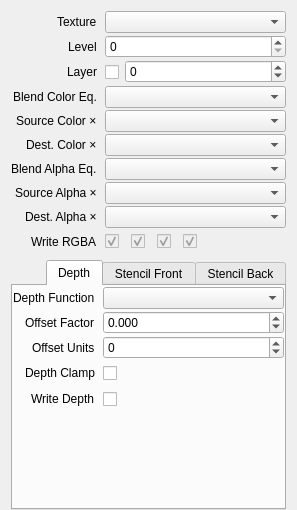
<?xml version="1.0" encoding="UTF-8"?>
<ui version="4.0">
 <class>AttachmentProperties</class>
 <widget class="QWidget" name="AttachmentProperties">
  <property name="geometry">
   <rect>
    <x>0</x>
    <y>0</y>
    <width>297</width>
    <height>510</height>
   </rect>
  </property>
  <layout class="QVBoxLayout" name="verticalLayout">
   <property name="bottomMargin">
    <number>0</number>
   </property>
   <item>
    <layout class="QFormLayout" name="formLayout">
     <property name="labelAlignment">
      <set>Qt::AlignRight|Qt::AlignTrailing|Qt::AlignVCenter</set>
     </property>
     <property name="horizontalSpacing">
      <number>8</number>
     </property>
     <property name="verticalSpacing">
      <number>2</number>
     </property>
     <property name="leftMargin">
      <number>0</number>
     </property>
     <property name="topMargin">
      <number>0</number>
     </property>
     <property name="rightMargin">
      <number>0</number>
     </property>
     <property name="bottomMargin">
      <number>0</number>
     </property>
     <item row="0" column="0">
      <widget class="QLabel" name="labelTexture">
       <property name="text">
        <string>Texture</string>
       </property>
       <property name="indent">
        <number>44</number>
       </property>
      </widget>
     </item>
     <item row="0" column="1">
      <widget class="ReferenceComboBox" name="texture"/>
     </item>
     <item row="1" column="0">
      <widget class="QLabel" name="labelLevel">
       <property name="text">
        <string>Level</string>
       </property>
      </widget>
     </item>
     <item row="1" column="1">
      <widget class="QSpinBox" name="level"/>
     </item>
     <item row="2" column="0">
      <widget class="QLabel" name="labelLayer">
       <property name="text">
        <string>Layer</string>
       </property>
      </widget>
     </item>
     <item row="3" column="0">
      <widget class="QLabel" name="labelBlendColorEq">
       <property name="text">
        <string>Blend Color Eq.</string>
       </property>
      </widget>
     </item>
     <item row="3" column="1">
      <widget class="DataComboBox" name="blendColorEq"/>
     </item>
     <item row="4" column="0">
      <widget class="QLabel" name="labelBlendColorSource">
       <property name="text">
        <string>&lt;html&gt;Source Color &amp;#215;&lt;/html&gt;</string>
       </property>
      </widget>
     </item>
     <item row="4" column="1">
      <widget class="DataComboBox" name="blendColorSource"/>
     </item>
     <item row="5" column="0">
      <widget class="QLabel" name="labelBlendColorDest">
       <property name="text">
        <string>&lt;html&gt;Dest. Color &amp;#215;&lt;/html&gt;</string>
       </property>
      </widget>
     </item>
     <item row="5" column="1">
      <widget class="DataComboBox" name="blendColorDest"/>
     </item>
     <item row="6" column="0">
      <widget class="QLabel" name="labelBlendAlphaEq">
       <property name="text">
        <string>Blend Alpha Eq.</string>
       </property>
      </widget>
     </item>
     <item row="6" column="1">
      <widget class="DataComboBox" name="blendAlphaEq"/>
     </item>
     <item row="7" column="0">
      <widget class="QLabel" name="labelBlendAlphaSource">
       <property name="text">
        <string>&lt;html&gt;Source Alpha &amp;#215;&lt;/html&gt;</string>
       </property>
      </widget>
     </item>
     <item row="7" column="1">
      <widget class="DataComboBox" name="blendAlphaSource"/>
     </item>
     <item row="8" column="0">
      <widget class="QLabel" name="labelBlendAlphaDest">
       <property name="text">
        <string>&lt;html&gt;Dest. Alpha &amp;#215;&lt;/html&gt;</string>
       </property>
      </widget>
     </item>
     <item row="8" column="1">
      <widget class="DataComboBox" name="blendAlphaDest"/>
     </item>
     <item row="9" column="0">
      <widget class="QLabel" name="labelColorWriteMask">
       <property name="text">
        <string>Write RGBA</string>
       </property>
      </widget>
     </item>
     <item row="9" column="1">
      <widget class="QWidget" name="colorWriteMask" native="true">
       <property name="enabled">
        <bool>false</bool>
       </property>
       <property name="minimumSize">
        <size>
         <width>0</width>
         <height>24</height>
        </size>
       </property>
       <layout class="QHBoxLayout">
        <property name="spacing">
         <number>12</number>
        </property>
        <property name="leftMargin">
         <number>0</number>
        </property>
        <property name="topMargin">
         <number>0</number>
        </property>
        <property name="rightMargin">
         <number>0</number>
        </property>
        <property name="bottomMargin">
         <number>0</number>
        </property>
        <item>
         <widget class="QCheckBox" name="writeMaskR">
          <property name="text">
           <string/>
          </property>
          <property name="checked">
           <bool>true</bool>
          </property>
         </widget>
        </item>
        <item>
         <widget class="QCheckBox" name="writeMaskG">
          <property name="text">
           <string/>
          </property>
          <property name="checked">
           <bool>true</bool>
          </property>
         </widget>
        </item>
        <item>
         <widget class="QCheckBox" name="writeMaskB">
          <property name="text">
           <string/>
          </property>
          <property name="checked">
           <bool>true</bool>
          </property>
         </widget>
        </item>
        <item>
         <widget class="QCheckBox" name="writeMaskA">
          <property name="text">
           <string/>
          </property>
          <property name="checked">
           <bool>true</bool>
          </property>
         </widget>
        </item>
        <item>
         <spacer name="horizontalSpacer">
          <property name="orientation">
           <enum>Qt::Horizontal</enum>
          </property>
          <property name="sizeHint" stdset="0">
           <size>
            <width>0</width>
            <height>0</height>
           </size>
          </property>
         </spacer>
        </item>
       </layout>
      </widget>
     </item>
     <item row="2" column="1">
      <widget class="QWidget" name="layerWidget" native="true">
       <layout class="QHBoxLayout" name="horizontalLayout">
        <property name="leftMargin">
         <number>0</number>
        </property>
        <property name="topMargin">
         <number>0</number>
        </property>
        <property name="rightMargin">
         <number>0</number>
        </property>
        <property name="bottomMargin">
         <number>0</number>
        </property>
        <item>
         <widget class="QCheckBox" name="layered">
          <property name="minimumSize">
           <size>
            <width>0</width>
            <height>24</height>
           </size>
          </property>
         </widget>
        </item>
        <item>
         <widget class="QSpinBox" name="layer">
          <property name="sizePolicy">
           <sizepolicy hsizetype="Expanding" vsizetype="Fixed">
            <horstretch>0</horstretch>
            <verstretch>0</verstretch>
           </sizepolicy>
          </property>
          <property name="minimum">
           <number>-1</number>
          </property>
         </widget>
        </item>
       </layout>
      </widget>
     </item>
    </layout>
   </item>
   <item>
    <widget class="QTabWidget" name="tabDepthStencil">
     <property name="layoutDirection">
      <enum>Qt::RightToLeft</enum>
     </property>
     <property name="currentIndex">
      <number>2</number>
     </property>
     <property name="elideMode">
      <enum>Qt::ElideRight</enum>
     </property>
     <property name="usesScrollButtons">
      <bool>false</bool>
     </property>
     <property name="tabBarAutoHide">
      <bool>true</bool>
     </property>
     <widget class="QWidget" name="tabStencilBack">
      <property name="layoutDirection">
       <enum>Qt::LeftToRight</enum>
      </property>
      <attribute name="title">
       <string>Stencil Back</string>
      </attribute>
      <layout class="QVBoxLayout" name="verticalLayout3">
       <property name="spacing">
        <number>0</number>
       </property>
       <property name="leftMargin">
        <number>0</number>
       </property>
       <property name="topMargin">
        <number>0</number>
       </property>
       <property name="rightMargin">
        <number>0</number>
       </property>
       <property name="bottomMargin">
        <number>0</number>
       </property>
       <item>
        <layout class="QFormLayout" name="formLayout3">
         <property name="labelAlignment">
          <set>Qt::AlignRight|Qt::AlignTrailing|Qt::AlignVCenter</set>
         </property>
         <property name="horizontalSpacing">
          <number>8</number>
         </property>
         <property name="verticalSpacing">
          <number>2</number>
         </property>
         <item row="0" column="0">
          <widget class="QLabel" name="labelStencilBackReference">
           <property name="text">
            <string>Reference</string>
           </property>
          </widget>
         </item>
         <item row="0" column="1">
          <widget class="QSpinBox" name="stencilBackReference">
           <property name="minimum">
            <number>-128</number>
           </property>
           <property name="maximum">
            <number>255</number>
           </property>
          </widget>
         </item>
         <item row="1" column="0">
          <widget class="QLabel" name="labelStencilBackReadMask">
           <property name="text">
            <string>Read Mask</string>
           </property>
          </widget>
         </item>
         <item row="2" column="0">
          <widget class="QLabel" name="labelStencilBackComparisonFunc">
           <property name="text">
            <string>Stencil Function</string>
           </property>
          </widget>
         </item>
         <item row="1" column="1">
          <widget class="QSpinBox" name="stencilBackReadMask">
           <property name="maximum">
            <number>255</number>
           </property>
          </widget>
         </item>
         <item row="2" column="1">
          <widget class="DataComboBox" name="stencilBackComparisonFunc"/>
         </item>
         <item row="3" column="0">
          <widget class="QLabel" name="labelStencilBackFailOp">
           <property name="text">
            <string>Stencil Fail Op.</string>
           </property>
          </widget>
         </item>
         <item row="3" column="1">
          <widget class="DataComboBox" name="stencilBackFailOp"/>
         </item>
         <item row="4" column="0">
          <widget class="QLabel" name="labelStencilBackDepthFailOp">
           <property name="text">
            <string>Depth Fail Op.</string>
           </property>
          </widget>
         </item>
         <item row="4" column="1">
          <widget class="DataComboBox" name="stencilBackDepthFailOp"/>
         </item>
         <item row="5" column="1">
          <widget class="DataComboBox" name="stencilBackDepthPassOp"/>
         </item>
         <item row="5" column="0">
          <widget class="QLabel" name="labelStencilBackDepthPassOp">
           <property name="text">
            <string>Depth Pass Op.</string>
           </property>
          </widget>
         </item>
         <item row="6" column="0">
          <widget class="QLabel" name="labelStencilBackWriteMask">
           <property name="text">
            <string>Write Mask</string>
           </property>
          </widget>
         </item>
         <item row="6" column="1">
          <widget class="QSpinBox" name="stencilBackWriteMask">
           <property name="maximum">
            <number>255</number>
           </property>
          </widget>
         </item>
        </layout>
       </item>
      </layout>
     </widget>
     <widget class="QWidget" name="tabStencilFront">
      <property name="layoutDirection">
       <enum>Qt::LeftToRight</enum>
      </property>
      <attribute name="title">
       <string>Stencil Front</string>
      </attribute>
      <layout class="QVBoxLayout" name="verticalLayout2">
       <property name="spacing">
        <number>0</number>
       </property>
       <property name="leftMargin">
        <number>0</number>
       </property>
       <property name="topMargin">
        <number>0</number>
       </property>
       <property name="rightMargin">
        <number>0</number>
       </property>
       <property name="bottomMargin">
        <number>0</number>
       </property>
       <item>
        <layout class="QFormLayout" name="formLayout2">
         <property name="labelAlignment">
          <set>Qt::AlignRight|Qt::AlignTrailing|Qt::AlignVCenter</set>
         </property>
         <property name="horizontalSpacing">
          <number>8</number>
         </property>
         <property name="verticalSpacing">
          <number>2</number>
         </property>
         <item row="0" column="0">
          <widget class="QLabel" name="labelStencilReference">
           <property name="text">
            <string>Reference</string>
           </property>
          </widget>
         </item>
         <item row="0" column="1">
          <widget class="QSpinBox" name="stencilReference">
           <property name="minimum">
            <number>-128</number>
           </property>
           <property name="maximum">
            <number>255</number>
           </property>
          </widget>
         </item>
         <item row="1" column="0">
          <widget class="QLabel" name="labelStencilReadMask">
           <property name="text">
            <string>Read Mask</string>
           </property>
          </widget>
         </item>
         <item row="2" column="0">
          <widget class="QLabel" name="labelStencilComparisonFunc">
           <property name="text">
            <string>Stencil Function</string>
           </property>
          </widget>
         </item>
         <item row="1" column="1">
          <widget class="QSpinBox" name="stencilReadMask">
           <property name="maximum">
            <number>255</number>
           </property>
          </widget>
         </item>
         <item row="2" column="1">
          <widget class="DataComboBox" name="stencilComparisonFunc"/>
         </item>
         <item row="3" column="0">
          <widget class="QLabel" name="labelStencilFailOp">
           <property name="text">
            <string>Stencil Fail Op.</string>
           </property>
          </widget>
         </item>
         <item row="3" column="1">
          <widget class="DataComboBox" name="stencilFailOp"/>
         </item>
         <item row="4" column="0">
          <widget class="QLabel" name="labelStencilDepthFailOp">
           <property name="text">
            <string>Depth Fail Op.</string>
           </property>
          </widget>
         </item>
         <item row="4" column="1">
          <widget class="DataComboBox" name="stencilDepthFailOp"/>
         </item>
         <item row="5" column="1">
          <widget class="DataComboBox" name="stencilDepthPassOp"/>
         </item>
         <item row="5" column="0">
          <widget class="QLabel" name="labelStencilDepthPassOp">
           <property name="text">
            <string>Depth Pass Op.</string>
           </property>
          </widget>
         </item>
         <item row="6" column="0">
          <widget class="QLabel" name="labelStencilWriteMask">
           <property name="text">
            <string>Write Mask</string>
           </property>
          </widget>
         </item>
         <item row="6" column="1">
          <widget class="QSpinBox" name="stencilWriteMask">
           <property name="maximum">
            <number>255</number>
           </property>
          </widget>
         </item>
        </layout>
       </item>
      </layout>
     </widget>
     <widget class="QWidget" name="tabDepth">
      <property name="layoutDirection">
       <enum>Qt::LeftToRight</enum>
      </property>
      <attribute name="title">
       <string>Depth</string>
      </attribute>
      <layout class="QVBoxLayout" name="verticalLayout_4">
       <property name="spacing">
        <number>0</number>
       </property>
       <property name="leftMargin">
        <number>0</number>
       </property>
       <property name="topMargin">
        <number>1</number>
       </property>
       <property name="rightMargin">
        <number>0</number>
       </property>
       <property name="bottomMargin">
        <number>0</number>
       </property>
       <item>
        <layout class="QFormLayout" name="formLayout4">
         <property name="labelAlignment">
          <set>Qt::AlignRight|Qt::AlignTrailing|Qt::AlignVCenter</set>
         </property>
         <property name="horizontalSpacing">
          <number>8</number>
         </property>
         <property name="verticalSpacing">
          <number>2</number>
         </property>
         <item row="0" column="0">
          <widget class="QLabel" name="labelDepthComparisonFunc">
           <property name="text">
            <string>Depth Function</string>
           </property>
          </widget>
         </item>
         <item row="0" column="1">
          <widget class="DataComboBox" name="depthComparisonFunc"/>
         </item>
         <item row="1" column="0">
          <widget class="QLabel" name="labelOffsetFactor">
           <property name="text">
            <string>Offset Factor</string>
           </property>
          </widget>
         </item>
         <item row="1" column="1">
          <widget class="QDoubleSpinBox" name="depthOffsetFactor">
           <property name="decimals">
            <number>3</number>
           </property>
           <property name="minimum">
            <double>-1000.000000000000000</double>
           </property>
           <property name="maximum">
            <double>1000.000000000000000</double>
           </property>
           <property name="singleStep">
            <double>0.001000000000000</double>
           </property>
          </widget>
         </item>
         <item row="2" column="0">
          <widget class="QLabel" name="labelOffsetUnits">
           <property name="text">
            <string>Offset Units</string>
           </property>
          </widget>
         </item>
         <item row="3" column="0">
          <widget class="QLabel" name="labelDepthClamp">
           <property name="text">
            <string>Depth Clamp</string>
           </property>
          </widget>
         </item>
         <item row="3" column="1">
          <widget class="QCheckBox" name="depthClamp">
           <property name="minimumSize">
            <size>
             <width>0</width>
             <height>24</height>
            </size>
           </property>
           <property name="text">
            <string/>
           </property>
          </widget>
         </item>
         <item row="4" column="0">
          <widget class="QLabel" name="labelDepthWrite">
           <property name="text">
            <string>Write Depth</string>
           </property>
          </widget>
         </item>
         <item row="4" column="1">
          <widget class="QCheckBox" name="depthWrite">
           <property name="minimumSize">
            <size>
             <width>0</width>
             <height>24</height>
            </size>
           </property>
           <property name="text">
            <string/>
           </property>
          </widget>
         </item>
         <item row="2" column="1">
          <widget class="QSpinBox" name="depthOffsetUnits">
           <property name="minimum">
            <number>-99</number>
           </property>
          </widget>
         </item>
        </layout>
       </item>
      </layout>
     </widget>
    </widget>
   </item>
  </layout>
 </widget>
 <customwidgets>
  <customwidget>
   <class>DataComboBox</class>
   <extends>QComboBox</extends>
   <header>session/DataComboBox.h</header>
  </customwidget>
  <customwidget>
   <class>ReferenceComboBox</class>
   <extends>QComboBox</extends>
   <header>session/ReferenceComboBox.h</header>
  </customwidget>
 </customwidgets>
 <resources/>
 <connections/>
</ui>
